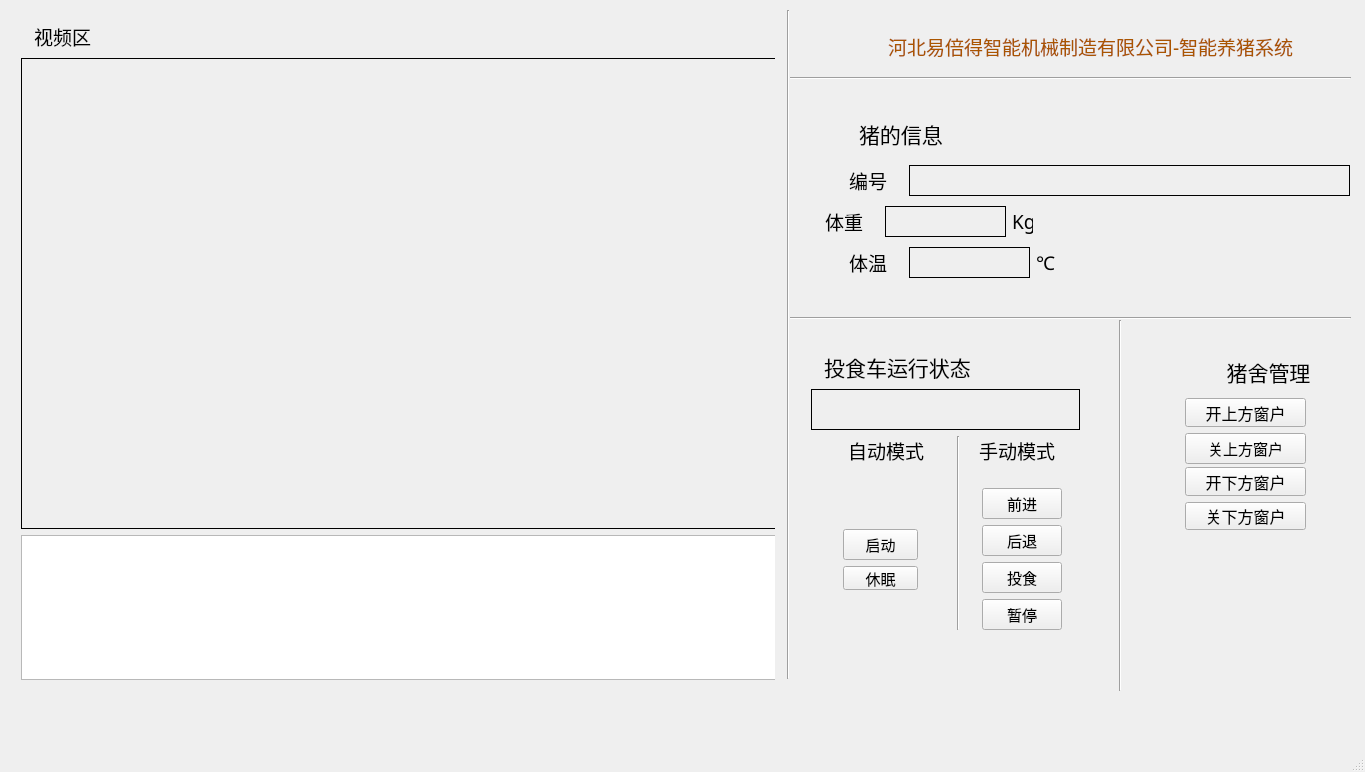
<?xml version="1.0" encoding="UTF-8"?>
<ui version="4.0">
 <class>MainWindow</class>
 <widget class="QMainWindow" name="MainWindow">
  <property name="geometry">
   <rect>
    <x>0</x>
    <y>0</y>
    <width>1365</width>
    <height>772</height>
   </rect>
  </property>
  <property name="windowTitle">
   <string>智能养殖系统</string>
  </property>
  <property name="windowIcon">
   <iconset resource="Images/images.qrc">
    <normaloff>:/new/prefix1/pig.png</normaloff>:/new/prefix1/pig.png</iconset>
  </property>
  <widget class="QWidget" name="centralWidget">
   <widget class="Line" name="line">
    <property name="geometry">
     <rect>
      <x>790</x>
      <y>70</y>
      <width>561</width>
      <height>16</height>
     </rect>
    </property>
    <property name="orientation">
     <enum>Qt::Horizontal</enum>
    </property>
   </widget>
   <widget class="Line" name="line_3">
    <property name="geometry">
     <rect>
      <x>790</x>
      <y>310</y>
      <width>561</width>
      <height>16</height>
     </rect>
    </property>
    <property name="orientation">
     <enum>Qt::Horizontal</enum>
    </property>
   </widget>
   <widget class="QLabel" name="label_7">
    <property name="geometry">
     <rect>
      <x>460</x>
      <y>10</y>
      <width>401</width>
      <height>31</height>
     </rect>
    </property>
    <property name="styleSheet">
     <string notr="true">font: 75 16pt &quot;Agency FB&quot;;
text-decoration: underline;</string>
    </property>
    <property name="text">
     <string/>
    </property>
   </widget>
   <widget class="Line" name="line_4">
    <property name="geometry">
     <rect>
      <x>1110</x>
      <y>320</y>
      <width>20</width>
      <height>371</height>
     </rect>
    </property>
    <property name="orientation">
     <enum>Qt::Vertical</enum>
    </property>
   </widget>
   <widget class="QWidget" name="layoutWidget">
    <property name="geometry">
     <rect>
      <x>1340</x>
      <y>660</y>
      <width>20</width>
      <height>51</height>
     </rect>
    </property>
    <layout class="QVBoxLayout" name="verticalLayout_5">
     <item>
      <layout class="QHBoxLayout" name="horizontalLayout_2">
       <item>
        <widget class="QLabel" name="label_21">
         <property name="styleSheet">
          <string notr="true">font: 12pt &quot;MS Mincho&quot;;</string>
         </property>
         <property name="frameShape">
          <enum>QFrame::Box</enum>
         </property>
         <property name="text">
          <string/>
         </property>
        </widget>
       </item>
       <item>
        <widget class="QLabel" name="label_23">
         <property name="styleSheet">
          <string notr="true">font: 12pt &quot;MS Mincho&quot;;</string>
         </property>
         <property name="frameShape">
          <enum>QFrame::Box</enum>
         </property>
         <property name="text">
          <string/>
         </property>
        </widget>
       </item>
      </layout>
     </item>
     <item>
      <layout class="QHBoxLayout" name="horizontalLayout_3">
       <item>
        <widget class="QLabel" name="label_13">
         <property name="styleSheet">
          <string notr="true">font: 75 16pt &quot;Agency FB&quot;;</string>
         </property>
         <property name="text">
          <string/>
         </property>
        </widget>
       </item>
       <item>
        <widget class="QLabel" name="label_rfid_2">
         <property name="styleSheet">
          <string notr="true">font: 75 16pt &quot;Agency FB&quot;;</string>
         </property>
         <property name="frameShape">
          <enum>QFrame::Box</enum>
         </property>
         <property name="text">
          <string/>
         </property>
        </widget>
       </item>
      </layout>
     </item>
    </layout>
   </widget>
   <widget class="Line" name="line_6">
    <property name="geometry">
     <rect>
      <x>780</x>
      <y>10</y>
      <width>16</width>
      <height>669</height>
     </rect>
    </property>
    <property name="orientation">
     <enum>Qt::Vertical</enum>
    </property>
   </widget>
   <widget class="QWidget" name="">
    <property name="geometry">
     <rect>
      <x>10</x>
      <y>10</y>
      <width>765</width>
      <height>681</height>
     </rect>
    </property>
    <layout class="QVBoxLayout" name="verticalLayout_13">
     <item>
      <layout class="QVBoxLayout" name="verticalLayout_8">
       <item>
        <layout class="QHBoxLayout" name="horizontalLayout_8">
         <item>
          <layout class="QHBoxLayout" name="horizontalLayout_7">
           <item>
            <widget class="QLabel" name="label_6">
             <property name="maximumSize">
              <size>
               <width>31</width>
               <height>31</height>
              </size>
             </property>
             <property name="text">
              <string/>
             </property>
             <property name="pixmap">
              <pixmap resource="Images/images.qrc">:/new/prefix1/video121.png</pixmap>
             </property>
             <property name="scaledContents">
              <bool>true</bool>
             </property>
            </widget>
           </item>
           <item>
            <widget class="QLabel" name="label_16">
             <property name="minimumSize">
              <size>
               <width>61</width>
               <height>31</height>
              </size>
             </property>
             <property name="maximumSize">
              <size>
               <width>61</width>
               <height>59</height>
              </size>
             </property>
             <property name="font">
              <font>
               <family>Adobe 黑体 Std R</family>
               <pointsize>14</pointsize>
              </font>
             </property>
             <property name="text">
              <string>视频区</string>
             </property>
            </widget>
           </item>
          </layout>
         </item>
         <item>
          <spacer name="horizontalSpacer_7">
           <property name="orientation">
            <enum>Qt::Horizontal</enum>
           </property>
           <property name="sizeHint" stdset="0">
            <size>
             <width>38</width>
             <height>18</height>
            </size>
           </property>
          </spacer>
         </item>
        </layout>
       </item>
       <item>
        <widget class="QLabel" name="label">
         <property name="minimumSize">
          <size>
           <width>761</width>
           <height>471</height>
          </size>
         </property>
         <property name="maximumSize">
          <size>
           <width>761</width>
           <height>471</height>
          </size>
         </property>
         <property name="frameShape">
          <enum>QFrame::Box</enum>
         </property>
         <property name="text">
          <string/>
         </property>
        </widget>
       </item>
      </layout>
     </item>
     <item>
      <widget class="QListWidget" name="listWidget">
       <property name="minimumSize">
        <size>
         <width>761</width>
         <height>0</height>
        </size>
       </property>
       <property name="maximumSize">
        <size>
         <width>761</width>
         <height>181</height>
        </size>
       </property>
      </widget>
     </item>
    </layout>
   </widget>
   <widget class="QWidget" name="">
    <property name="geometry">
     <rect>
      <x>800</x>
      <y>10</y>
      <width>540</width>
      <height>53</height>
     </rect>
    </property>
    <layout class="QHBoxLayout" name="horizontalLayout_24">
     <item>
      <widget class="QLabel" name="label_5">
       <property name="maximumSize">
        <size>
         <width>91</width>
         <height>51</height>
        </size>
       </property>
       <property name="autoFillBackground">
        <bool>true</bool>
       </property>
       <property name="frameShape">
        <enum>QFrame::NoFrame</enum>
       </property>
       <property name="text">
        <string/>
       </property>
       <property name="textFormat">
        <enum>Qt::AutoText</enum>
       </property>
       <property name="pixmap">
        <pixmap resource="Images/images.qrc">:/new/prefix1/logo.png</pixmap>
       </property>
       <property name="scaledContents">
        <bool>true</bool>
       </property>
       <property name="alignment">
        <set>Qt::AlignCenter</set>
       </property>
       <property name="openExternalLinks">
        <bool>false</bool>
       </property>
      </widget>
     </item>
     <item>
      <widget class="QLabel" name="label_14">
       <property name="minimumSize">
        <size>
         <width>441</width>
         <height>51</height>
        </size>
       </property>
       <property name="font">
        <font>
         <family>黑体</family>
         <pointsize>14</pointsize>
        </font>
       </property>
       <property name="text">
        <string>&lt;html&gt;&lt;head/&gt;&lt;body&gt;&lt;p&gt;&lt;span style=&quot; color:#aa5500;&quot;&gt;河北易倍得智能机械制造有限公司-智能养猪系统&lt;/span&gt;&lt;/p&gt;&lt;/body&gt;&lt;/html&gt;</string>
       </property>
      </widget>
     </item>
    </layout>
   </widget>
   <widget class="QWidget" name="">
    <property name="geometry">
     <rect>
      <x>1150</x>
      <y>340</y>
      <width>191</width>
      <height>201</height>
     </rect>
    </property>
    <layout class="QVBoxLayout" name="verticalLayout_15">
     <item>
      <layout class="QHBoxLayout" name="horizontalLayout_34">
       <item>
        <spacer name="horizontalSpacer_13">
         <property name="orientation">
          <enum>Qt::Horizontal</enum>
         </property>
         <property name="sizeHint" stdset="0">
          <size>
           <width>40</width>
           <height>20</height>
          </size>
         </property>
        </spacer>
       </item>
       <item>
        <layout class="QHBoxLayout" name="horizontalLayout_33">
         <item>
          <widget class="QLabel" name="label_37">
           <property name="minimumSize">
            <size>
             <width>41</width>
             <height>41</height>
            </size>
           </property>
           <property name="maximumSize">
            <size>
             <width>41</width>
             <height>41</height>
            </size>
           </property>
           <property name="text">
            <string/>
           </property>
           <property name="pixmap">
            <pixmap resource="Images/images.qrc">:/new/prefix1/home.png</pixmap>
           </property>
           <property name="scaledContents">
            <bool>true</bool>
           </property>
          </widget>
         </item>
         <item>
          <widget class="QLabel" name="label_36">
           <property name="minimumSize">
            <size>
             <width>107</width>
             <height>31</height>
            </size>
           </property>
           <property name="font">
            <font>
             <family>黑体</family>
             <pointsize>16</pointsize>
             <weight>50</weight>
             <bold>false</bold>
            </font>
           </property>
           <property name="text">
            <string>猪舍管理</string>
           </property>
           <property name="alignment">
            <set>Qt::AlignCenter</set>
           </property>
          </widget>
         </item>
        </layout>
       </item>
       <item>
        <spacer name="horizontalSpacer_14">
         <property name="orientation">
          <enum>Qt::Horizontal</enum>
         </property>
         <property name="sizeHint" stdset="0">
          <size>
           <width>40</width>
           <height>20</height>
          </size>
         </property>
        </spacer>
       </item>
      </layout>
     </item>
     <item>
      <layout class="QHBoxLayout" name="horizontalLayout">
       <item>
        <spacer name="horizontalSpacer_11">
         <property name="orientation">
          <enum>Qt::Horizontal</enum>
         </property>
         <property name="sizeHint" stdset="0">
          <size>
           <width>40</width>
           <height>20</height>
          </size>
         </property>
        </spacer>
       </item>
       <item>
        <layout class="QVBoxLayout" name="verticalLayout_14">
         <item>
          <layout class="QVBoxLayout" name="verticalLayout_3">
           <item>
            <widget class="QPushButton" name="pushButton_Open_up">
             <property name="maximumSize">
              <size>
               <width>121</width>
               <height>31</height>
              </size>
             </property>
             <property name="font">
              <font>
               <family>黑体</family>
               <pointsize>12</pointsize>
              </font>
             </property>
             <property name="text">
              <string>开上方窗户</string>
             </property>
             <property name="icon">
              <iconset resource="Images/images.qrc">
               <normaloff>:/new/prefix1/windows.png</normaloff>:/new/prefix1/windows.png</iconset>
             </property>
            </widget>
           </item>
           <item>
            <widget class="QPushButton" name="pushButton_Close_down">
             <property name="minimumSize">
              <size>
               <width>121</width>
               <height>31</height>
              </size>
             </property>
             <property name="maximumSize">
              <size>
               <width>121</width>
               <height>31</height>
              </size>
             </property>
             <property name="font">
              <font>
               <family>黑体</family>
               <pointsize>11</pointsize>
              </font>
             </property>
             <property name="text">
              <string>关上方窗户</string>
             </property>
             <property name="icon">
              <iconset resource="Images/images.qrc">
               <normaloff>:/new/prefix1/windows.png</normaloff>:/new/prefix1/windows.png</iconset>
             </property>
            </widget>
           </item>
          </layout>
         </item>
         <item>
          <spacer name="verticalSpacer_2">
           <property name="orientation">
            <enum>Qt::Vertical</enum>
           </property>
           <property name="sizeHint" stdset="0">
            <size>
             <width>20</width>
             <height>40</height>
            </size>
           </property>
          </spacer>
         </item>
         <item>
          <layout class="QVBoxLayout" name="verticalLayout">
           <item>
            <widget class="QPushButton" name="pushButton_Open_down">
             <property name="maximumSize">
              <size>
               <width>121</width>
               <height>31</height>
              </size>
             </property>
             <property name="font">
              <font>
               <family>黑体</family>
               <pointsize>12</pointsize>
              </font>
             </property>
             <property name="text">
              <string>开下方窗户</string>
             </property>
             <property name="icon">
              <iconset resource="Images/images.qrc">
               <normaloff>:/new/prefix1/windows.png</normaloff>:/new/prefix1/windows.png</iconset>
             </property>
            </widget>
           </item>
           <item>
            <widget class="QPushButton" name="pushButton_Close_up">
             <property name="maximumSize">
              <size>
               <width>121</width>
               <height>31</height>
              </size>
             </property>
             <property name="font">
              <font>
               <family>黑体</family>
               <pointsize>12</pointsize>
              </font>
             </property>
             <property name="text">
              <string>关下方窗户</string>
             </property>
             <property name="icon">
              <iconset resource="Images/images.qrc">
               <normaloff>:/new/prefix1/windows.png</normaloff>:/new/prefix1/windows.png</iconset>
             </property>
            </widget>
           </item>
          </layout>
         </item>
        </layout>
       </item>
       <item>
        <spacer name="horizontalSpacer_12">
         <property name="orientation">
          <enum>Qt::Horizontal</enum>
         </property>
         <property name="sizeHint" stdset="0">
          <size>
           <width>40</width>
           <height>20</height>
          </size>
         </property>
        </spacer>
       </item>
      </layout>
     </item>
    </layout>
   </widget>
   <widget class="QWidget" name="">
    <property name="geometry">
     <rect>
      <x>801</x>
      <y>103</y>
      <width>594</width>
      <height>190</height>
     </rect>
    </property>
    <layout class="QVBoxLayout" name="verticalLayout_12">
     <item>
      <layout class="QHBoxLayout" name="horizontalLayout_10">
       <item>
        <widget class="QLabel" name="label_3">
         <property name="minimumSize">
          <size>
           <width>41</width>
           <height>41</height>
          </size>
         </property>
         <property name="maximumSize">
          <size>
           <width>41</width>
           <height>41</height>
          </size>
         </property>
         <property name="text">
          <string/>
         </property>
         <property name="pixmap">
          <pixmap resource="Images/images.qrc">:/new/prefix1/list.png</pixmap>
         </property>
         <property name="scaledContents">
          <bool>true</bool>
         </property>
        </widget>
       </item>
       <item>
        <widget class="QLabel" name="label_11">
         <property name="font">
          <font>
           <family>黑体</family>
           <pointsize>16</pointsize>
           <weight>50</weight>
           <bold>false</bold>
          </font>
         </property>
         <property name="text">
          <string>&lt;html&gt;&lt;head/&gt;&lt;body&gt;&lt;p&gt;&lt;span style=&quot; color:#000000;&quot;&gt;猪的信息&lt;/span&gt;&lt;/p&gt;&lt;/body&gt;&lt;/html&gt;</string>
         </property>
        </widget>
       </item>
       <item>
        <spacer name="horizontalSpacer_6">
         <property name="orientation">
          <enum>Qt::Horizontal</enum>
         </property>
         <property name="sizeHint" stdset="0">
          <size>
           <width>40</width>
           <height>20</height>
          </size>
         </property>
        </spacer>
       </item>
      </layout>
     </item>
     <item>
      <layout class="QVBoxLayout" name="verticalLayout_6">
       <item>
        <layout class="QHBoxLayout" name="horizontalLayout_35">
         <item>
          <layout class="QHBoxLayout" name="horizontalLayout_12">
           <item>
            <widget class="QLabel" name="label_17">
             <property name="minimumSize">
              <size>
               <width>31</width>
               <height>41</height>
              </size>
             </property>
             <property name="maximumSize">
              <size>
               <width>31</width>
               <height>41</height>
              </size>
             </property>
             <property name="text">
              <string/>
             </property>
             <property name="pixmap">
              <pixmap resource="Images/images.qrc">:/new/prefix1/id.png</pixmap>
             </property>
             <property name="scaledContents">
              <bool>true</bool>
             </property>
            </widget>
           </item>
           <item>
            <widget class="QLabel" name="label_12">
             <property name="minimumSize">
              <size>
               <width>54</width>
               <height>31</height>
              </size>
             </property>
             <property name="maximumSize">
              <size>
               <width>54</width>
               <height>31</height>
              </size>
             </property>
             <property name="font">
              <font>
               <family>Adobe 黑体 Std R</family>
               <pointsize>14</pointsize>
              </font>
             </property>
             <property name="text">
              <string>编号</string>
             </property>
            </widget>
           </item>
          </layout>
         </item>
         <item>
          <layout class="QHBoxLayout" name="horizontalLayout_11">
           <item>
            <widget class="QLabel" name="label_rfid">
             <property name="minimumSize">
              <size>
               <width>441</width>
               <height>31</height>
              </size>
             </property>
             <property name="maximumSize">
              <size>
               <width>441</width>
               <height>31</height>
              </size>
             </property>
             <property name="font">
              <font>
               <family>Agency FB</family>
               <pointsize>16</pointsize>
               <weight>9</weight>
               <italic>false</italic>
               <bold>false</bold>
              </font>
             </property>
             <property name="styleSheet">
              <string notr="true">font: 75 16pt &quot;Agency FB&quot;;</string>
             </property>
             <property name="frameShape">
              <enum>QFrame::Box</enum>
             </property>
             <property name="text">
              <string/>
             </property>
            </widget>
           </item>
           <item>
            <spacer name="horizontalSpacer_15">
             <property name="orientation">
              <enum>Qt::Horizontal</enum>
             </property>
             <property name="sizeHint" stdset="0">
              <size>
               <width>40</width>
               <height>20</height>
              </size>
             </property>
            </spacer>
           </item>
          </layout>
         </item>
        </layout>
       </item>
       <item>
        <layout class="QHBoxLayout" name="horizontalLayout_16">
         <item>
          <layout class="QHBoxLayout" name="horizontalLayout_13">
           <item>
            <widget class="QLabel" name="label_10">
             <property name="maximumSize">
              <size>
               <width>31</width>
               <height>31</height>
              </size>
             </property>
             <property name="text">
              <string/>
             </property>
             <property name="pixmap">
              <pixmap resource="Images/images.qrc">:/new/prefix1/weight.png</pixmap>
             </property>
             <property name="scaledContents">
              <bool>true</bool>
             </property>
            </widget>
           </item>
           <item>
            <widget class="QLabel" name="label_22">
             <property name="minimumSize">
              <size>
               <width>54</width>
               <height>31</height>
              </size>
             </property>
             <property name="maximumSize">
              <size>
               <width>54</width>
               <height>31</height>
              </size>
             </property>
             <property name="font">
              <font>
               <family>Adobe 黑体 Std R</family>
               <pointsize>14</pointsize>
              </font>
             </property>
             <property name="text">
              <string>体重</string>
             </property>
            </widget>
           </item>
          </layout>
         </item>
         <item>
          <layout class="QHBoxLayout" name="horizontalLayout_6">
           <item>
            <widget class="QLabel" name="label_weight">
             <property name="minimumSize">
              <size>
               <width>121</width>
               <height>31</height>
              </size>
             </property>
             <property name="styleSheet">
              <string notr="true">font: 75 16pt &quot;Agency FB&quot;;</string>
             </property>
             <property name="frameShape">
              <enum>QFrame::Box</enum>
             </property>
             <property name="text">
              <string/>
             </property>
            </widget>
           </item>
           <item>
            <widget class="QLabel" name="label_20">
             <property name="maximumSize">
              <size>
               <width>21</width>
               <height>31</height>
              </size>
             </property>
             <property name="font">
              <font>
               <family>Adobe 黑体 Std R</family>
               <pointsize>14</pointsize>
              </font>
             </property>
             <property name="text">
              <string>Kg</string>
             </property>
            </widget>
           </item>
           <item>
            <spacer name="horizontalSpacer_3">
             <property name="orientation">
              <enum>Qt::Horizontal</enum>
             </property>
             <property name="sizeHint" stdset="0">
              <size>
               <width>40</width>
               <height>20</height>
              </size>
             </property>
            </spacer>
           </item>
          </layout>
         </item>
        </layout>
       </item>
       <item>
        <layout class="QHBoxLayout" name="horizontalLayout_15">
         <item>
          <layout class="QHBoxLayout" name="horizontalLayout_5">
           <item>
            <widget class="QLabel" name="label_8">
             <property name="minimumSize">
              <size>
               <width>31</width>
               <height>41</height>
              </size>
             </property>
             <property name="maximumSize">
              <size>
               <width>31</width>
               <height>41</height>
              </size>
             </property>
             <property name="text">
              <string/>
             </property>
             <property name="pixmap">
              <pixmap resource="Images/images.qrc">:/new/prefix1/ther.png</pixmap>
             </property>
             <property name="scaledContents">
              <bool>true</bool>
             </property>
            </widget>
           </item>
           <item>
            <widget class="QLabel" name="label_19">
             <property name="minimumSize">
              <size>
               <width>54</width>
               <height>31</height>
              </size>
             </property>
             <property name="maximumSize">
              <size>
               <width>54</width>
               <height>31</height>
              </size>
             </property>
             <property name="font">
              <font>
               <family>Adobe 黑体 Std R</family>
               <pointsize>14</pointsize>
              </font>
             </property>
             <property name="text">
              <string>体温 </string>
             </property>
            </widget>
           </item>
          </layout>
         </item>
         <item>
          <layout class="QHBoxLayout" name="horizontalLayout_14">
           <item>
            <widget class="QLabel" name="label_pig_temp">
             <property name="minimumSize">
              <size>
               <width>121</width>
               <height>31</height>
              </size>
             </property>
             <property name="maximumSize">
              <size>
               <width>121</width>
               <height>31</height>
              </size>
             </property>
             <property name="frameShape">
              <enum>QFrame::Box</enum>
             </property>
             <property name="text">
              <string/>
             </property>
            </widget>
           </item>
           <item>
            <widget class="QLabel" name="label_18">
             <property name="maximumSize">
              <size>
               <width>21</width>
               <height>31</height>
              </size>
             </property>
             <property name="font">
              <font>
               <family>Adobe 黑体 Std R</family>
               <pointsize>14</pointsize>
              </font>
             </property>
             <property name="text">
              <string>℃</string>
             </property>
            </widget>
           </item>
           <item>
            <spacer name="horizontalSpacer_2">
             <property name="orientation">
              <enum>Qt::Horizontal</enum>
             </property>
             <property name="sizeHint" stdset="0">
              <size>
               <width>40</width>
               <height>20</height>
              </size>
             </property>
            </spacer>
           </item>
          </layout>
         </item>
        </layout>
       </item>
      </layout>
     </item>
    </layout>
   </widget>
   <widget class="QWidget" name="">
    <property name="geometry">
     <rect>
      <x>800</x>
      <y>340</y>
      <width>291</width>
      <height>301</height>
     </rect>
    </property>
    <layout class="QVBoxLayout" name="verticalLayout_21">
     <item>
      <layout class="QHBoxLayout" name="horizontalLayout_21">
       <item>
        <layout class="QVBoxLayout" name="verticalLayout_11">
         <item>
          <layout class="QHBoxLayout" name="horizontalLayout_23">
           <item>
            <layout class="QHBoxLayout" name="horizontalLayout_22">
             <item>
              <widget class="QLabel" name="label_24">
               <property name="maximumSize">
                <size>
                 <width>41</width>
                 <height>41</height>
                </size>
               </property>
               <property name="text">
                <string/>
               </property>
               <property name="pixmap">
                <pixmap resource="Images/images.qrc">:/new/prefix1/pick.png</pixmap>
               </property>
               <property name="scaledContents">
                <bool>true</bool>
               </property>
              </widget>
             </item>
             <item>
              <widget class="QLabel" name="label_27">
               <property name="minimumSize">
                <size>
                 <width>107</width>
                 <height>31</height>
                </size>
               </property>
               <property name="font">
                <font>
                 <family>黑体</family>
                 <pointsize>16</pointsize>
                 <weight>50</weight>
                 <bold>false</bold>
                </font>
               </property>
               <property name="text">
                <string>投食车运行状态</string>
               </property>
               <property name="alignment">
                <set>Qt::AlignCenter</set>
               </property>
              </widget>
             </item>
            </layout>
           </item>
           <item>
            <spacer name="horizontalSpacer_8">
             <property name="orientation">
              <enum>Qt::Horizontal</enum>
             </property>
             <property name="sizeHint" stdset="0">
              <size>
               <width>40</width>
               <height>20</height>
              </size>
             </property>
            </spacer>
           </item>
          </layout>
         </item>
         <item>
          <widget class="QLabel" name="label_carStatus">
           <property name="minimumSize">
            <size>
             <width>211</width>
             <height>41</height>
            </size>
           </property>
           <property name="styleSheet">
            <string notr="true">font: 75 16pt &quot;Agency FB&quot;;</string>
           </property>
           <property name="frameShape">
            <enum>QFrame::Box</enum>
           </property>
           <property name="text">
            <string/>
           </property>
          </widget>
         </item>
        </layout>
       </item>
      </layout>
     </item>
     <item>
      <layout class="QHBoxLayout" name="horizontalLayout_20">
       <item>
        <layout class="QVBoxLayout" name="verticalLayout_10">
         <item>
          <layout class="QHBoxLayout" name="horizontalLayout_4">
           <item>
            <widget class="QLabel" name="label_25">
             <property name="maximumSize">
              <size>
               <width>31</width>
               <height>31</height>
              </size>
             </property>
             <property name="text">
              <string/>
             </property>
             <property name="pixmap">
              <pixmap resource="Images/images.qrc">:/new/prefix1/a.png</pixmap>
             </property>
             <property name="scaledContents">
              <bool>true</bool>
             </property>
            </widget>
           </item>
           <item>
            <widget class="QLabel" name="label_2">
             <property name="minimumSize">
              <size>
               <width>80</width>
               <height>19</height>
              </size>
             </property>
             <property name="font">
              <font>
               <family>黑体</family>
               <pointsize>14</pointsize>
               <weight>50</weight>
               <bold>false</bold>
              </font>
             </property>
             <property name="text">
              <string>自动模式</string>
             </property>
             <property name="alignment">
              <set>Qt::AlignLeading|Qt::AlignLeft|Qt::AlignVCenter</set>
             </property>
            </widget>
           </item>
          </layout>
         </item>
         <item>
          <spacer name="verticalSpacer_3">
           <property name="orientation">
            <enum>Qt::Vertical</enum>
           </property>
           <property name="sizeHint" stdset="0">
            <size>
             <width>17</width>
             <height>13</height>
            </size>
           </property>
          </spacer>
         </item>
         <item>
          <layout class="QVBoxLayout" name="verticalLayout_9">
           <item>
            <layout class="QHBoxLayout" name="horizontalLayout_18">
             <item>
              <spacer name="horizontalSpacer_22">
               <property name="orientation">
                <enum>Qt::Horizontal</enum>
               </property>
               <property name="sizeHint" stdset="0">
                <size>
                 <width>40</width>
                 <height>20</height>
                </size>
               </property>
              </spacer>
             </item>
             <item>
              <layout class="QVBoxLayout" name="verticalLayout_2">
               <item>
                <widget class="QPushButton" name="buttonRun">
                 <property name="minimumSize">
                  <size>
                   <width>75</width>
                   <height>24</height>
                  </size>
                 </property>
                 <property name="maximumSize">
                  <size>
                   <width>81</width>
                   <height>31</height>
                  </size>
                 </property>
                 <property name="font">
                  <font>
                   <family>黑体</family>
                   <pointsize>11</pointsize>
                  </font>
                 </property>
                 <property name="text">
                  <string>启动</string>
                 </property>
                 <property name="icon">
                  <iconset resource="Images/images.qrc">
                   <normaloff>:/new/prefix1/power.png</normaloff>:/new/prefix1/power.png</iconset>
                 </property>
                </widget>
               </item>
               <item>
                <widget class="QPushButton" name="buttonSleep">
                 <property name="maximumSize">
                  <size>
                   <width>75</width>
                   <height>24</height>
                  </size>
                 </property>
                 <property name="font">
                  <font>
                   <family>黑体</family>
                   <pointsize>11</pointsize>
                  </font>
                 </property>
                 <property name="text">
                  <string>休眠</string>
                 </property>
                 <property name="icon">
                  <iconset resource="Images/images.qrc">
                   <normaloff>:/new/prefix1/closed.png</normaloff>:/new/prefix1/closed.png</iconset>
                 </property>
                </widget>
               </item>
              </layout>
             </item>
             <item>
              <spacer name="horizontalSpacer_4">
               <property name="orientation">
                <enum>Qt::Horizontal</enum>
               </property>
               <property name="sizeHint" stdset="0">
                <size>
                 <width>40</width>
                 <height>20</height>
                </size>
               </property>
              </spacer>
             </item>
            </layout>
           </item>
           <item>
            <spacer name="verticalSpacer">
             <property name="orientation">
              <enum>Qt::Vertical</enum>
             </property>
             <property name="sizeHint" stdset="0">
              <size>
               <width>20</width>
               <height>40</height>
              </size>
             </property>
            </spacer>
           </item>
          </layout>
         </item>
        </layout>
       </item>
       <item>
        <widget class="Line" name="line_5">
         <property name="orientation">
          <enum>Qt::Vertical</enum>
         </property>
        </widget>
       </item>
       <item>
        <layout class="QVBoxLayout" name="verticalLayout_16">
         <item>
          <layout class="QHBoxLayout" name="horizontalLayout_9">
           <item>
            <widget class="QLabel" name="label_26">
             <property name="maximumSize">
              <size>
               <width>31</width>
               <height>31</height>
              </size>
             </property>
             <property name="text">
              <string/>
             </property>
             <property name="pixmap">
              <pixmap resource="Images/images.qrc">:/new/prefix1/m.png</pixmap>
             </property>
             <property name="scaledContents">
              <bool>true</bool>
             </property>
            </widget>
           </item>
           <item>
            <widget class="QLabel" name="label_4">
             <property name="minimumSize">
              <size>
               <width>101</width>
               <height>20</height>
              </size>
             </property>
             <property name="font">
              <font>
               <family>黑体</family>
               <pointsize>14</pointsize>
               <weight>50</weight>
               <bold>false</bold>
              </font>
             </property>
             <property name="text">
              <string>手动模式</string>
             </property>
             <property name="scaledContents">
              <bool>false</bool>
             </property>
             <property name="alignment">
              <set>Qt::AlignLeading|Qt::AlignLeft|Qt::AlignVCenter</set>
             </property>
            </widget>
           </item>
          </layout>
         </item>
         <item>
          <spacer name="verticalSpacer_6">
           <property name="orientation">
            <enum>Qt::Vertical</enum>
           </property>
           <property name="sizeHint" stdset="0">
            <size>
             <width>14</width>
             <height>13</height>
            </size>
           </property>
          </spacer>
         </item>
         <item>
          <layout class="QHBoxLayout" name="horizontalLayout_19">
           <item>
            <spacer name="horizontalSpacer_20">
             <property name="orientation">
              <enum>Qt::Horizontal</enum>
             </property>
             <property name="sizeHint" stdset="0">
              <size>
               <width>13</width>
               <height>115</height>
              </size>
             </property>
            </spacer>
           </item>
           <item>
            <layout class="QVBoxLayout" name="verticalLayout_4">
             <item>
              <widget class="QPushButton" name="buttonForward">
               <property name="maximumSize">
                <size>
                 <width>81</width>
                 <height>31</height>
                </size>
               </property>
               <property name="font">
                <font>
                 <family>黑体</family>
                 <pointsize>11</pointsize>
                </font>
               </property>
               <property name="text">
                <string>前进</string>
               </property>
               <property name="icon">
                <iconset resource="Images/images.qrc">
                 <normaloff>:/new/prefix1/right49.png</normaloff>:/new/prefix1/right49.png</iconset>
               </property>
              </widget>
             </item>
             <item>
              <widget class="QPushButton" name="buttonBack">
               <property name="maximumSize">
                <size>
                 <width>81</width>
                 <height>31</height>
                </size>
               </property>
               <property name="font">
                <font>
                 <family>黑体</family>
                 <pointsize>11</pointsize>
                </font>
               </property>
               <property name="text">
                <string>后退</string>
               </property>
               <property name="icon">
                <iconset resource="Images/images.qrc">
                 <normaloff>:/new/prefix1/left172.png</normaloff>:/new/prefix1/left172.png</iconset>
               </property>
              </widget>
             </item>
             <item>
              <widget class="QPushButton" name="buttonThrow">
               <property name="maximumSize">
                <size>
                 <width>81</width>
                 <height>31</height>
                </size>
               </property>
               <property name="font">
                <font>
                 <family>黑体</family>
                 <pointsize>11</pointsize>
                </font>
               </property>
               <property name="text">
                <string>投食</string>
               </property>
               <property name="icon">
                <iconset resource="Images/images.qrc">
                 <normaloff>:/new/prefix1/food.png</normaloff>:/new/prefix1/food.png</iconset>
               </property>
              </widget>
             </item>
             <item>
              <widget class="QPushButton" name="buttonStop">
               <property name="maximumSize">
                <size>
                 <width>81</width>
                 <height>31</height>
                </size>
               </property>
               <property name="font">
                <font>
                 <family>黑体</family>
                 <pointsize>11</pointsize>
                </font>
               </property>
               <property name="text">
                <string>暂停</string>
               </property>
               <property name="icon">
                <iconset resource="Images/images.qrc">
                 <normaloff>:/new/prefix1/pause.png</normaloff>:/new/prefix1/pause.png</iconset>
               </property>
              </widget>
             </item>
            </layout>
           </item>
           <item>
            <spacer name="horizontalSpacer">
             <property name="orientation">
              <enum>Qt::Horizontal</enum>
             </property>
             <property name="sizeHint" stdset="0">
              <size>
               <width>18</width>
               <height>20</height>
              </size>
             </property>
            </spacer>
           </item>
          </layout>
         </item>
        </layout>
       </item>
      </layout>
     </item>
    </layout>
   </widget>
  </widget>
  <widget class="QMenuBar" name="menuBar">
   <property name="geometry">
    <rect>
     <x>0</x>
     <y>0</y>
     <width>1365</width>
     <height>23</height>
    </rect>
   </property>
  </widget>
  <widget class="QStatusBar" name="statusBar"/>
 </widget>
 <layoutdefault spacing="6" margin="11"/>
 <resources>
  <include location="Images/images.qrc"/>
 </resources>
 <connections/>
</ui>
